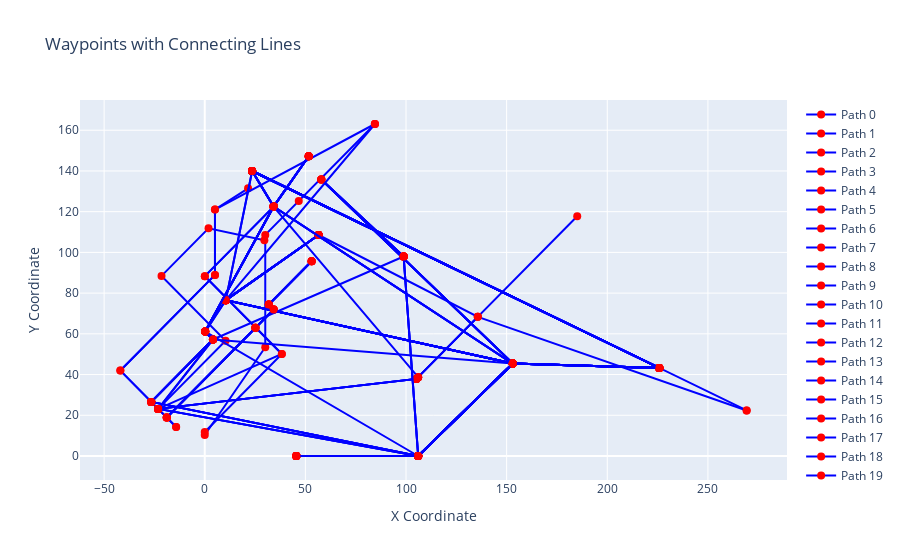

Notebook source saved alongside this figure:
### Code cell
import plotly.graph_objects as go

# Create a Plotly figure
fig = go.Figure()

# Group waypoints by PathIndividual_ID
grouped = waypoints_df.groupby("PathIndividual_ID")

# Add lines and markers for each path
for name, group in grouped:
    fig.add_trace(go.Scatter(
        x=group["X"],
        y=group["Y"],
        mode='lines+markers',  # Draw lines and markers
        name=f"Path {name}",   # Name for the legend
        line=dict(color='blue', width=2),  # Customize line color and width
        marker=dict(size=8, color='red'),  # Customize marker size and color
        hoverinfo='text+x+y, generation'  # Show hover information
    ))

# Update layout
fig.update_layout(
    title="Waypoints with Connecting Lines",
    xaxis_title="X Coordinate",
    yaxis_title="Y Coordinate",
    showlegend=True
)

# Show the plot
fig.show()

### Figure 1 — Plotly figure (JSON) as saved in the notebook; plotly's stock layout.template omitted (floating-point values rounded to 4 significant figures)
{"data": [{"hoverinfo": "text+x+y", "line": {"color": "blue", "width": 2}, "marker": {"color": "red", "size": 8}, "mode": "lines+markers", "name": "Path 0", "type": "scatter", "x": [-14.22, -41.94, 5.077, 5.077, 21.53], "y": [14.22, 41.94, 88.95, 121.0, 131.5]}, {"hoverinfo": "text+x+y", "line": {"color": "blue", "width": 2}, "marker": {"color": "red", "size": 8}, "mode": "lines+markers", "name": "Path 1", "type": "scatter", "x": [-26.58, 4.083, 0.2213, 10.45, 56.54], "y": [26.58, 57.24, 61.1, 76.55, 108.5]}, {"hoverinfo": "text+x+y", "line": {"color": "blue", "width": 2}, "marker": {"color": "red", "size": 8}, "mode": "lines+markers", "name": "Path 2", "type": "scatter", "x": [98.82, 57.92, 153.0, 225.9, 269.3], "y": [97.97, 135.8, 45.4, 43.28, 22.36]}, {"hoverinfo": "text+x+y", "line": {"color": "blue", "width": 2}, "marker": {"color": "red", "size": 8}, "mode": "lines+markers", "name": "Path 3", "type": "scatter", "x": [-14.22, -41.94, 5.077, 5.077, 84.54], "y": [14.22, 41.94, 88.95, 121.0, 163.1]}, {"hoverinfo": "text+x+y", "line": {"color": "blue", "width": 2}, "marker": {"color": "red", "size": 8}, "mode": "lines+markers", "name": "Path 4", "type": "scatter", "x": [6.325e-16, 30.06, 30.06, 46.71, 84.54], "y": [10.33, 53.39, 108.6, 125.2, 163.1]}, {"hoverinfo": "text+x+y", "line": {"color": "blue", "width": 2}, "marker": {"color": "red", "size": 8}, "mode": "lines+markers", "name": "Path 5", "type": "scatter", "x": [45.5, 106.0, 153.0, 225.9, 23.55], "y": [0.0, 0.0, 45.4, 43.28, 140.0]}, {"hoverinfo": "text+x+y", "line": {"color": "blue", "width": 2}, "marker": {"color": "red", "size": 8}, "mode": "lines+markers", "name": "Path 6", "type": "scatter", "x": [7.212e-16, 38.3, 0.04653, 34.21, 51.64], "y": [11.78, 50.08, 88.34, 122.5, 147.2]}, {"hoverinfo": "text+x+y", "line": {"color": "blue", "width": 2}, "marker": {"color": "red", "size": 8}, "mode": "lines+markers", "name": "Path 7", "type": "scatter", "x": [-23.14, 105.2, 106.0, 135.7, 185.1], "y": [23.14, 37.86, 38.72, 68.34, 117.7]}, {"hoverinfo": "text+x+y", "line": {"color": "blue", "width": 2}, "marker": {"color": "red", "size": 8}, "mode": "lines+markers", "name": "Path 8", "type": "scatter", "x": [-23.14, 10.35, -21.48, 1.872, 29.63], "y": [23.14, 56.64, 88.46, 111.8, 106.0]}, {"hoverinfo": "text+x+y", "line": {"color": "blue", "width": 2}, "marker": {"color": "red", "size": 8}, "mode": "lines+markers", "name": "Path 9", "type": "scatter", "x": [45.5, 106.0, 153.0, 10.45, 56.54], "y": [0.0, 0.0, 45.4, 76.55, 108.5]}, {"hoverinfo": "text+x+y", "line": {"color": "blue", "width": 2}, "marker": {"color": "red", "size": 8}, "mode": "lines+markers", "name": "Path 10", "type": "scatter", "x": [-18.88, 25.17, 34.23, 31.84, 53.1], "y": [18.88, 62.93, 71.99, 74.38, 95.64]}, {"hoverinfo": "text+x+y", "line": {"color": "blue", "width": 2}, "marker": {"color": "red", "size": 8}, "mode": "lines+markers", "name": "Path 11", "type": "scatter", "x": [-23.14, 105.2, 106.0, 135.7, 269.3], "y": [23.14, 37.86, 38.72, 68.34, 22.36]}, {"hoverinfo": "text+x+y", "line": {"color": "blue", "width": 2}, "marker": {"color": "red", "size": 8}, "mode": "lines+markers", "name": "Path 12", "type": "scatter", "x": [45.5, 106.0, 153.0, 10.45, 56.54], "y": [0.0, 0.0, 45.4, 76.55, 108.5]}, {"hoverinfo": "text+x+y", "line": {"color": "blue", "width": 2}, "marker": {"color": "red", "size": 8}, "mode": "lines+markers", "name": "Path 13", "type": "scatter", "x": [45.5, 106.0, 153.0, 225.9, 23.55], "y": [0.0, 0.0, 45.4, 43.28, 140.0]}, {"hoverinfo": "text+x+y", "line": {"color": "blue", "width": 2}, "marker": {"color": "red", "size": 8}, "mode": "lines+markers", "name": "Path 14", "type": "scatter", "x": [45.5, 106.0, 153.0, 10.45, 56.54], "y": [0.0, 0.0, 45.4, 76.55, 108.5]}, {"hoverinfo": "text+x+y", "line": {"color": "blue", "width": 2}, "marker": {"color": "red", "size": 8}, "mode": "lines+markers", "name": "Path 15", "type": "scatter", "x": [-26.58, 4.083, 0.2213, 10.45, 84.54], "y": [26.58, 57.24, 61.1, 76.55, 163.1]}, {"hoverinfo": "text+x+y", "line": {"color": "blue", "width": 2}, "marker": {"color": "red", "size": 8}, "mode": "lines+markers", "name": "Path 16", "type": "scatter", "x": [-23.14, 38.3, 0.04653, 34.21, 51.64], "y": [23.14, 50.08, 88.34, 122.5, 147.2]}, {"hoverinfo": "text+x+y", "line": {"color": "blue", "width": 2}, "marker": {"color": "red", "size": 8}, "mode": "lines+markers", "name": "Path 17", "type": "scatter", "x": [45.5, 106.0, 153.0, 10.45, 56.54], "y": [0.0, 0.0, 45.4, 76.55, 108.5]}, {"hoverinfo": "text+x+y", "line": {"color": "blue", "width": 2}, "marker": {"color": "red", "size": 8}, "mode": "lines+markers", "name": "Path 18", "type": "scatter", "x": [-26.58, 4.083, 0.2213, 34.21, 51.64], "y": [26.58, 57.24, 61.1, 122.5, 147.2]}, {"hoverinfo": "text+x+y", "line": {"color": "blue", "width": 2}, "marker": {"color": "red", "size": 8}, "mode": "lines+markers", "name": "Path 19", "type": "scatter", "x": [98.82, 57.92, 153.0, 225.9, 23.55], "y": [97.97, 135.8, 45.4, 43.28, 140.0]}, {"hoverinfo": "text+x+y", "line": {"color": "blue", "width": 2}, "marker": {"color": "red", "size": 8}, "mode": "lines+markers", "name": "Path 20", "type": "scatter", "x": [-26.58, 106.0, 153.0, 10.45, 56.54], "y": [26.58, 0.0, 45.4, 76.55, 108.5]}, {"hoverinfo": "text+x+y", "line": {"color": "blue", "width": 2}, "marker": {"color": "red", "size": 8}, "mode": "lines+markers", "name": "Path 21", "type": "scatter", "x": [-18.88, 25.17, 34.23, 31.84, 53.1], "y": [18.88, 62.93, 71.99, 74.38, 95.64]}, {"hoverinfo": "text+x+y", "line": {"color": "blue", "width": 2}, "marker": {"color": "red", "size": 8}, "mode": "lines+markers", "name": "Path 22", "type": "scatter", "x": [45.5, 106.0, 153.0, 225.9, 23.55], "y": [0.0, 0.0, 45.4, 43.28, 140.0]}, {"hoverinfo": "text+x+y", "line": {"color": "blue", "width": 2}, "marker": {"color": "red", "size": 8}, "mode": "lines+markers", "name": "Path 23", "type": "scatter", "x": [-26.58, 106.0, 153.0, 10.45, 56.54], "y": [26.58, 0.0, 45.4, 76.55, 108.5]}, {"hoverinfo": "text+x+y", "line": {"color": "blue", "width": 2}, "marker": {"color": "red", "size": 8}, "mode": "lines+markers", "name": "Path 24", "type": "scatter", "x": [98.82, 106.0, 153.0, 10.45, 56.54], "y": [97.97, 0.0, 45.4, 76.55, 108.5]}, {"hoverinfo": "text+x+y", "line": {"color": "blue", "width": 2}, "marker": {"color": "red", "size": 8}, "mode": "lines+markers", "name": "Path 25", "type": "scatter", "x": [45.5, 106.0, 153.0, 225.9, 23.55], "y": [0.0, 0.0, 45.4, 43.28, 140.0]}, {"hoverinfo": "text+x+y", "line": {"color": "blue", "width": 2}, "marker": {"color": "red", "size": 8}, "mode": "lines+markers", "name": "Path 26", "type": "scatter", "x": [98.82, 57.92, 153.0, 225.9, 23.55], "y": [97.97, 135.8, 45.4, 43.28, 140.0]}, {"hoverinfo": "text+x+y", "line": {"color": "blue", "width": 2}, "marker": {"color": "red", "size": 8}, "mode": "lines+markers", "name": "Path 27", "type": "scatter", "x": [-26.58, 4.083, 0.2213, 34.21, 23.55], "y": [26.58, 57.24, 61.1, 122.5, 140.0]}, {"hoverinfo": "text+x+y", "line": {"color": "blue", "width": 2}, "marker": {"color": "red", "size": 8}, "mode": "lines+markers", "name": "Path 28", "type": "scatter", "x": [-23.14, 105.2, 106.0, 135.7, 56.54], "y": [23.14, 37.86, 38.72, 68.34, 108.5]}, {"hoverinfo": "text+x+y", "line": {"color": "blue", "width": 2}, "marker": {"color": "red", "size": 8}, "mode": "lines+markers", "name": "Path 29", "type": "scatter", "x": [-23.14, 4.083, 0.2213, 34.21, 51.64], "y": [23.14, 57.24, 61.1, 122.5, 147.2]}, {"hoverinfo": "text+x+y", "line": {"color": "blue", "width": 2}, "marker": {"color": "red", "size": 8}, "mode": "lines+markers", "name": "Path 30", "type": "scatter", "x": [-26.58, 106.0, 153.0, 225.9, 23.55], "y": [26.58, 0.0, 45.4, 43.28, 140.0]}, {"hoverinfo": "text+x+y", "line": {"color": "blue", "width": 2}, "marker": {"color": "red", "size": 8}, "mode": "lines+markers", "name": "Path 31", "type": "scatter", "x": [45.5, 106.0, 153.0, 34.21, 51.64], "y": [0.0, 0.0, 45.4, 122.5, 147.2]}, {"hoverinfo": "text+x+y", "line": {"color": "blue", "width": 2}, "marker": {"color": "red", "size": 8}, "mode": "lines+markers", "name": "Path 32", "type": "scatter", "x": [-18.88, 25.17, 34.23, 31.84, 53.1], "y": [18.88, 62.93, 71.99, 74.38, 95.64]}, {"hoverinfo": "text+x+y", "line": {"color": "blue", "width": 2}, "marker": {"color": "red", "size": 8}, "mode": "lines+markers", "name": "Path 33", "type": "scatter", "x": [-23.14, 106.0, 153.0, 34.21, 51.64], "y": [23.14, 0.0, 45.4, 122.5, 147.2]}, {"hoverinfo": "text+x+y", "line": {"color": "blue", "width": 2}, "marker": {"color": "red", "size": 8}, "mode": "lines+markers", "name": "Path 34", "type": "scatter", "x": [-26.58, 106.0, 153.0, 225.9, 23.55], "y": [26.58, 0.0, 45.4, 43.28, 140.0]}, {"hoverinfo": "text+x+y", "line": {"color": "blue", "width": 2}, "marker": {"color": "red", "size": 8}, "mode": "lines+markers", "name": "Path 35", "type": "scatter", "x": [98.82, 106.0, 153.0, 10.45, 23.55], "y": [97.97, 0.0, 45.4, 76.55, 140.0]}, {"hoverinfo": "text+x+y", "line": {"color": "blue", "width": 2}, "marker": {"color": "red", "size": 8}, "mode": "lines+markers", "name": "Path 36", "type": "scatter", "x": [45.5, 106.0, 153.0, 225.9, 23.55], "y": [0.0, 0.0, 45.4, 43.28, 140.0]}, {"hoverinfo": "text+x+y", "line": {"color": "blue", "width": 2}, "marker": {"color": "red", "size": 8}, "mode": "lines+markers", "name": "Path 37", "type": "scatter", "x": [98.82, 57.92, 153.0, 10.45, 56.54], "y": [97.97, 135.8, 45.4, 76.55, 108.5]}, {"hoverinfo": "text+x+y", "line": {"color": "blue", "width": 2}, "marker": {"color": "red", "size": 8}, "mode": "lines+markers", "name": "Path 38", "type": "scatter", "x": [45.5, 106.0, 153.0, 225.9, 23.55], "y": [0.0, 0.0, 45.4, 43.28, 140.0]}, {"hoverinfo": "text+x+y", "line": {"color": "blue", "width": 2}, "marker": {"color": "red", "size": 8}, "mode": "lines+markers", "name": "Path 39", "type": "scatter", "x": [-26.58, 4.083, 0.2213, 34.21, 23.55], "y": [26.58, 57.24, 61.1, 122.5, 140.0]}, {"hoverinfo": "text+x+y", "line": {"color": "blue", "width": 2}, "marker": {"color": "red", "size": 8}, "mode": "lines+markers", "name": "Path 40", "type": "scatter", "x": [-23.14, 4.083, 0.2213, 34.21, 51.64], "y": [23.14, 57.24, 61.1, 122.5, 147.2]}, {"hoverinfo": "text+x+y", "line": {"color": "blue", "width": 2}, "marker": {"color": "red", "size": 8}, "mode": "lines+markers", "name": "Path 41", "type": "scatter", "x": [-23.14, 105.2, 106.0, 34.21, 51.64], "y": [23.14, 37.86, 38.72, 122.5, 147.2]}, {"hoverinfo": "text+x+y", "line": {"color": "blue", "width": 2}, "marker": {"color": "red", "size": 8}, "mode": "lines+markers", "name": "Path 42", "type": "scatter", "x": [45.5, 106.0, 153.0, 225.9, 23.55], "y": [0.0, 0.0, 45.4, 43.28, 140.0]}, {"hoverinfo": "text+x+y", "line": {"color": "blue", "width": 2}, "marker": {"color": "red", "size": 8}, "mode": "lines+markers", "name": "Path 43", "type": "scatter", "x": [-18.88, 25.17, 34.23, 31.84, 53.1], "y": [18.88, 62.93, 71.99, 74.38, 95.64]}, {"hoverinfo": "text+x+y", "line": {"color": "blue", "width": 2}, "marker": {"color": "red", "size": 8}, "mode": "lines+markers", "name": "Path 44", "type": "scatter", "x": [-26.58, 4.083, 153.0, 225.9, 23.55], "y": [26.58, 57.24, 45.4, 43.28, 140.0]}, {"hoverinfo": "text+x+y", "line": {"color": "blue", "width": 2}, "marker": {"color": "red", "size": 8}, "mode": "lines+markers", "name": "Path 45", "type": "scatter", "x": [98.82, 57.92, 153.0, 10.45, 23.55], "y": [97.97, 135.8, 45.4, 76.55, 140.0]}, {"hoverinfo": "text+x+y", "line": {"color": "blue", "width": 2}, "marker": {"color": "red", "size": 8}, "mode": "lines+markers", "name": "Path 46", "type": "scatter", "x": [-23.14, 106.0, 0.2213, 34.21, 23.55], "y": [23.14, 0.0, 61.1, 122.5, 140.0]}, {"hoverinfo": "text+x+y", "line": {"color": "blue", "width": 2}, "marker": {"color": "red", "size": 8}, "mode": "lines+markers", "name": "Path 47", "type": "scatter", "x": [98.82, 4.083, 0.2213, 34.21, 23.55], "y": [97.97, 57.24, 61.1, 122.5, 140.0]}, {"hoverinfo": "text+x+y", "line": {"color": "blue", "width": 2}, "marker": {"color": "red", "size": 8}, "mode": "lines+markers", "name": "Path 48", "type": "scatter", "x": [45.5, 106.0, 153.0, 10.45, 56.54], "y": [0.0, 0.0, 45.4, 76.55, 108.5]}, {"hoverinfo": "text+x+y", "line": {"color": "blue", "width": 2}, "marker": {"color": "red", "size": 8}, "mode": "lines+markers", "name": "Path 49", "type": "scatter", "x": [98.82, 106.0, 153.0, 225.9, 23.55], "y": [97.97, 0.0, 45.4, 43.28, 140.0]}, {"hoverinfo": "text+x+y", "line": {"color": "blue", "width": 2}, "marker": {"color": "red", "size": 8}, "mode": "lines+markers", "name": "Path 50", "type": "scatter", "x": [-26.58, 4.083, 0.2213, 34.21, 23.55], "y": [26.58, 57.24, 61.1, 122.5, 140.0]}, {"hoverinfo": "text+x+y", "line": {"color": "blue", "width": 2}, "marker": {"color": "red", "size": 8}, "mode": "lines+markers", "name": "Path 51", "type": "scatter", "x": [-23.14, 106.0, 153.0, 34.21, 23.55], "y": [23.14, 0.0, 45.4, 122.5, 140.0]}, {"hoverinfo": "text+x+y", "line": {"color": "blue", "width": 2}, "marker": {"color": "red", "size": 8}, "mode": "lines+markers", "name": "Path 52", "type": "scatter", "x": [45.5, 106.0, 153.0, 34.21, 23.55], "y": [0.0, 0.0, 45.4, 122.5, 140.0]}, {"hoverinfo": "text+x+y", "line": {"color": "blue", "width": 2}, "marker": {"color": "red", "size": 8}, "mode": "lines+markers", "name": "Path 53", "type": "scatter", "x": [45.5, 106.0, 153.0, 225.9, 23.55], "y": [0.0, 0.0, 45.4, 43.28, 140.0]}, {"hoverinfo": "text+x+y", "line": {"color": "blue", "width": 2}, "marker": {"color": "red", "size": 8}, "mode": "lines+markers", "name": "Path 54", "type": "scatter", "x": [-18.88, 25.17, 34.23, 31.84, 53.1], "y": [18.88, 62.93, 71.99, 74.38, 95.64]}], "layout": {"showlegend": true, "title": {"text": "Waypoints with Connecting Lines"}, "xaxis": {"title": {"text": "X Coordinate"}}, "yaxis": {"title": {"text": "Y Coordinate"}}}}
